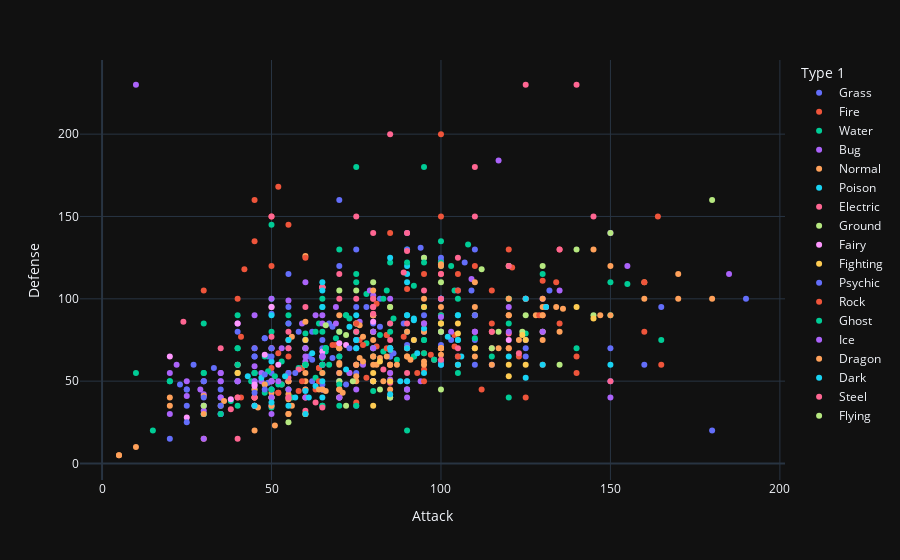

The notebook cell saved with this chart:
### Code cell
px.scatter( data_frame = df, x = 'Attack', y = 'Defense', color="Type 1", hover_name='Name', template = 'plotly_dark' )

### Figure 1 — Plotly figure (JSON) as saved in the notebook; plotly's stock layout.template omitted (floating-point values rounded to 4 significant figures)
{"data": [{"hovertemplate": "<b>%{hovertext}</b><br><br>Type 1=Grass<br>Attack=%{x}<br>Defense=%{y}<extra></extra>", "hovertext": ["Bulbasaur", "Ivysaur", "Venusaur", "VenusaurMega Venusaur", "Oddish", "Gloom", "Vileplume", "Bellsprout", "Weepinbell", "Victreebel", "Exeggcute", "Exeggutor", "Tangela", "Chikorita", "Bayleef", "Meganium", "Bellossom", "Hoppip", "Skiploom", "Jumpluff", "Sunkern", "Sunflora", "Treecko", "Grovyle", "Sceptile", "SceptileMega Sceptile", "Seedot", "Nuzleaf", "Shiftry", "Shroomish", "Breloom", "Roselia", "Cacnea", "Cacturne", "Tropius", "Turtwig", "Grotle", "Torterra", "Budew", "Roserade", "Cherubi", "Cherrim", "Carnivine", "Snover", "Abomasnow", "AbomasnowMega Abomasnow", "Tangrowth", "Leafeon", "ShayminLand Forme", "ShayminSky Forme", "Snivy", "Servine", "Serperior", "Pansage", "Simisage", "Cottonee", "Whimsicott", "Petilil", "Lilligant", "Maractus", "Foongus", "Amoonguss", "Ferroseed", "Ferrothorn", "Virizion", "Chespin", "Quilladin", "Chesnaught", "Skiddo", "Gogoat"], "legendgroup": "Grass", "marker": {"color": "#636efa", "symbol": "circle"}, "mode": "markers", "name": "Grass", "orientation": "v", "showlegend": true, "type": "scatter", "x": [49, 62, 82, 100, 50, 65, 80, 75, 90, 105, 40, 95, 55, 49, 62, 82, 80, 35, 45, 55, 30, 75, 45, 65, 85, 110, 40, 70, 100, 40, 130, 60, 85, 115, 68, 68, 89, 109, 30, 70, 35, 60, 100, 62, 92, 132, 100, 110, 100, 103, 45, 60, 75, 53, 98, 27, 67, 35, 60, 86, 55, 85, 50, 94, 90, 61, 78, 107, 65, 100], "xaxis": "x", "y": [49, 63, 83, 123, 55, 70, 85, 35, 50, 65, 80, 85, 115, 65, 80, 100, 95, 40, 50, 70, 30, 55, 35, 45, 65, 75, 50, 40, 60, 60, 80, 45, 40, 60, 83, 64, 85, 105, 35, 65, 45, 70, 72, 50, 75, 105, 125, 130, 100, 75, 55, 75, 95, 48, 63, 60, 85, 50, 75, 67, 45, 70, 91, 131, 72, 65, 95, 122, 48, 62], "yaxis": "y"}, {"hovertemplate": "<b>%{hovertext}</b><br><br>Type 1=Fire<br>Attack=%{x}<br>Defense=%{y}<extra></extra>", "hovertext": ["Charmander", "Charmeleon", "Charizard", "CharizardMega Charizard X", "CharizardMega Charizard Y", "Vulpix", "Ninetales", "Growlithe", "Arcanine", "Ponyta", "Rapidash", "Magmar", "Flareon", "Moltres", "Cyndaquil", "Quilava", "Typhlosion", "Slugma", "Magcargo", "Magby", "Entei", "Ho-oh", "Torchic", "Combusken", "Blaziken", "BlazikenMega Blaziken", "Numel", "Camerupt", "CameruptMega Camerupt", "Torkoal", "Chimchar", "Monferno", "Infernape", "Magmortar", "Heatran", "Tepig", "Pignite", "Emboar", "Pansear", "Simisear", "Darumaka", "DarmanitanStandard Mode", "DarmanitanZen Mode", "Heatmor", "Fennekin", "Braixen", "Delphox", "Fletchinder", "Talonflame", "Litleo", "Pyroar", "Volcanion"], "legendgroup": "Fire", "marker": {"color": "#EF553B", "symbol": "circle"}, "mode": "markers", "name": "Fire", "orientation": "v", "showlegend": true, "type": "scatter", "x": [52, 64, 84, 130, 104, 41, 76, 70, 110, 85, 100, 95, 130, 100, 52, 64, 84, 40, 50, 75, 115, 130, 60, 85, 120, 160, 60, 100, 120, 85, 58, 78, 104, 95, 90, 63, 93, 123, 53, 98, 90, 140, 30, 97, 45, 59, 69, 73, 81, 50, 68, 110], "xaxis": "x", "y": [43, 58, 78, 111, 78, 40, 75, 45, 80, 55, 70, 57, 60, 90, 43, 58, 78, 40, 120, 37, 85, 90, 40, 60, 70, 80, 40, 70, 100, 140, 44, 52, 71, 67, 106, 45, 55, 65, 48, 63, 45, 55, 105, 66, 40, 58, 72, 55, 71, 58, 72, 120], "yaxis": "y"}, {"hovertemplate": "<b>%{hovertext}</b><br><br>Type 1=Water<br>Attack=%{x}<br>Defense=%{y}<extra></extra>", "hovertext": ["Squirtle", "Wartortle", "Blastoise", "BlastoiseMega Blastoise", "Psyduck", "Golduck", "Poliwag", "Poliwhirl", "Poliwrath", "Tentacool", "Tentacruel", "Slowpoke", "Slowbro", "SlowbroMega Slowbro", "Seel", "Dewgong", "Shellder", "Cloyster", "Krabby", "Kingler", "Horsea", "Seadra", "Goldeen", "Seaking", "Staryu", "Starmie", "Magikarp", "Gyarados", "GyaradosMega Gyarados", "Lapras", "Vaporeon", "Totodile", "Croconaw", "Feraligatr", "Chinchou", "Lanturn", "Marill", "Azumarill", "Politoed", "Wooper", "Quagsire", "Slowking", "Qwilfish", "Corsola", "Remoraid", "Octillery", "Mantine", "Kingdra", "Suicune", "Mudkip", "Marshtomp", "Swampert", "SwampertMega Swampert", "Lotad", "Lombre", "Ludicolo", "Wingull", "Pelipper", "Carvanha", "Sharpedo", "SharpedoMega Sharpedo", "Wailmer", "Wailord", "Barboach", "Whiscash", "Corphish", "Crawdaunt", "Feebas", "Milotic", "Clamperl", "Huntail", "Gorebyss", "Relicanth", "Luvdisc", "Kyogre", "KyogrePrimal Kyogre", "Piplup", "Prinplup", "Empoleon", "Buizel", "Floatzel", "Shellos", "Gastrodon", "Finneon", "Lumineon", "Mantyke", "Palkia", "Phione", "Manaphy", "Oshawott", "Dewott", "Samurott", "Panpour", "Simipour", "Tympole", "Palpitoad", "Seismitoad", "Basculin", "Tirtouga", "Carracosta", "Ducklett", "Swanna", "Frillish", "Jellicent", "Alomomola", "KeldeoOrdinary Forme", "KeldeoResolute Forme", "Froakie", "Frogadier", "Greninja", "Clauncher", "Clawitzer"], "legendgroup": "Water", "marker": {"color": "#00cc96", "symbol": "circle"}, "mode": "markers", "name": "Water", "orientation": "v", "showlegend": true, "type": "scatter", "x": [48, 63, 83, 103, 52, 82, 50, 65, 95, 40, 70, 65, 75, 75, 45, 70, 65, 95, 105, 130, 40, 65, 67, 92, 45, 75, 10, 125, 155, 85, 65, 65, 80, 105, 38, 58, 20, 50, 75, 45, 85, 75, 95, 55, 65, 105, 40, 95, 75, 70, 85, 110, 150, 30, 50, 70, 30, 50, 90, 120, 140, 70, 90, 48, 78, 80, 120, 15, 60, 64, 104, 84, 90, 30, 100, 150, 51, 66, 86, 65, 105, 48, 83, 49, 69, 20, 120, 80, 100, 55, 75, 100, 53, 98, 50, 65, 95, 92, 78, 108, 44, 87, 40, 60, 75, 72, 72, 56, 63, 95, 53, 73], "xaxis": "x", "y": [65, 80, 100, 120, 48, 78, 40, 65, 95, 35, 65, 65, 110, 180, 55, 80, 100, 180, 90, 115, 70, 95, 60, 65, 55, 85, 55, 79, 109, 80, 60, 64, 80, 100, 38, 58, 50, 80, 75, 45, 85, 80, 75, 85, 35, 75, 70, 95, 115, 50, 70, 90, 110, 30, 50, 70, 30, 100, 20, 40, 70, 35, 45, 43, 73, 65, 85, 20, 79, 85, 105, 105, 130, 55, 90, 90, 53, 68, 88, 35, 55, 48, 68, 56, 76, 50, 100, 80, 100, 45, 60, 85, 48, 63, 40, 55, 75, 65, 103, 133, 50, 63, 50, 70, 80, 90, 90, 40, 52, 67, 62, 88], "yaxis": "y"}, {"hovertemplate": "<b>%{hovertext}</b><br><br>Type 1=Bug<br>Attack=%{x}<br>Defense=%{y}<extra></extra>", "hovertext": ["Caterpie", "Metapod", "Butterfree", "Weedle", "Kakuna", "Beedrill", "BeedrillMega Beedrill", "Paras", "Parasect", "Venonat", "Venomoth", "Scyther", "Pinsir", "PinsirMega Pinsir", "Ledyba", "Ledian", "Spinarak", "Ariados", "Yanma", "Pineco", "Forretress", "Scizor", "ScizorMega Scizor", "Shuckle", "Heracross", "HeracrossMega Heracross", "Wurmple", "Silcoon", "Beautifly", "Cascoon", "Dustox", "Surskit", "Masquerain", "Nincada", "Ninjask", "Shedinja", "Volbeat", "Illumise", "Kricketot", "Kricketune", "Burmy", "WormadamPlant Cloak", "WormadamSandy Cloak", "WormadamTrash Cloak", "Mothim", "Combee", "Vespiquen", "Yanmega", "Sewaddle", "Swadloon", "Leavanny", "Venipede", "Whirlipede", "Scolipede", "Dwebble", "Crustle", "Karrablast", "Escavalier", "Joltik", "Galvantula", "Shelmet", "Accelgor", "Durant", "Larvesta", "Volcarona", "Genesect", "Scatterbug", "Spewpa", "Vivillon"], "legendgroup": "Bug", "marker": {"color": "#ab63fa", "symbol": "circle"}, "mode": "markers", "name": "Bug", "orientation": "v", "showlegend": true, "type": "scatter", "x": [30, 20, 45, 35, 25, 90, 150, 70, 95, 55, 65, 110, 125, 155, 20, 35, 60, 90, 65, 65, 90, 130, 150, 10, 125, 185, 45, 35, 70, 35, 50, 30, 60, 45, 90, 90, 73, 47, 25, 85, 29, 59, 79, 69, 94, 30, 80, 76, 53, 63, 103, 45, 55, 100, 65, 95, 75, 135, 47, 77, 40, 70, 109, 85, 60, 120, 35, 22, 52], "xaxis": "x", "y": [35, 55, 50, 30, 50, 40, 40, 55, 80, 50, 60, 80, 100, 120, 30, 50, 40, 70, 45, 90, 140, 100, 140, 230, 75, 115, 35, 55, 50, 55, 70, 32, 62, 90, 45, 45, 55, 55, 41, 51, 45, 85, 105, 95, 50, 42, 102, 86, 70, 90, 80, 59, 99, 89, 85, 125, 45, 105, 50, 60, 85, 40, 112, 55, 65, 95, 40, 60, 50], "yaxis": "y"}, {"hovertemplate": "<b>%{hovertext}</b><br><br>Type 1=Normal<br>Attack=%{x}<br>Defense=%{y}<extra></extra>", "hovertext": ["Pidgey", "Pidgeotto", "Pidgeot", "PidgeotMega Pidgeot", "Rattata", "Raticate", "Spearow", "Fearow", "Jigglypuff", "Wigglytuff", "Meowth", "Persian", "Farfetch'd", "Doduo", "Dodrio", "Lickitung", "Chansey", "Kangaskhan", "KangaskhanMega Kangaskhan", "Tauros", "Ditto", "Eevee", "Porygon", "Snorlax", "Sentret", "Furret", "Hoothoot", "Noctowl", "Igglybuff", "Aipom", "Girafarig", "Dunsparce", "Teddiursa", "Ursaring", "Porygon2", "Stantler", "Smeargle", "Miltank", "Blissey", "Zigzagoon", "Linoone", "Taillow", "Swellow", "Slakoth", "Vigoroth", "Slaking", "Whismur", "Loudred", "Exploud", "Azurill", "Skitty", "Delcatty", "Spinda", "Swablu", "Zangoose", "Castform", "Kecleon", "Starly", "Staravia", "Staraptor", "Bidoof", "Bibarel", "Ambipom", "Buneary", "Lopunny", "LopunnyMega Lopunny", "Glameow", "Purugly", "Happiny", "Chatot", "Munchlax", "Lickilicky", "Porygon-Z", "Regigigas", "Arceus", "Patrat", "Watchog", "Lillipup", "Herdier", "Stoutland", "Pidove", "Tranquill", "Unfezant", "Audino", "AudinoMega Audino", "Minccino", "Cinccino", "Deerling", "Sawsbuck", "Bouffalant", "Rufflet", "Braviary", "MeloettaAria Forme", "MeloettaPirouette Forme", "Bunnelby", "Diggersby", "Fletchling", "Furfrou"], "legendgroup": "Normal", "marker": {"color": "#FFA15A", "symbol": "circle"}, "mode": "markers", "name": "Normal", "orientation": "v", "showlegend": true, "type": "scatter", "x": [45, 60, 80, 80, 56, 81, 60, 90, 45, 70, 45, 70, 65, 85, 110, 55, 5, 95, 125, 100, 48, 55, 60, 110, 46, 76, 30, 50, 30, 70, 80, 70, 80, 130, 80, 95, 20, 80, 10, 30, 70, 55, 85, 60, 80, 160, 51, 71, 91, 20, 45, 65, 60, 40, 115, 70, 90, 55, 75, 120, 45, 85, 100, 66, 76, 136, 55, 82, 5, 65, 85, 85, 80, 160, 120, 55, 85, 60, 80, 110, 55, 77, 115, 60, 60, 50, 95, 60, 100, 110, 83, 123, 77, 128, 36, 56, 50, 80], "xaxis": "x", "y": [40, 55, 75, 80, 35, 60, 30, 65, 20, 45, 35, 60, 55, 45, 70, 75, 5, 80, 100, 95, 48, 50, 70, 65, 34, 64, 30, 50, 15, 55, 65, 70, 50, 75, 90, 62, 35, 105, 10, 41, 61, 30, 60, 60, 80, 100, 23, 43, 63, 40, 45, 65, 60, 60, 60, 70, 70, 30, 50, 70, 40, 60, 66, 44, 84, 94, 42, 64, 5, 45, 40, 95, 70, 110, 120, 39, 69, 45, 65, 90, 50, 62, 80, 86, 126, 40, 60, 50, 70, 95, 50, 75, 77, 90, 38, 77, 43, 60], "yaxis": "y"}, {"hovertemplate": "<b>%{hovertext}</b><br><br>Type 1=Poison<br>Attack=%{x}<br>Defense=%{y}<extra></extra>", "hovertext": ["Ekans", "Arbok", "Nidoran♀", "Nidorina", "Nidoqueen", "Nidoran♂", "Nidorino", "Nidoking", "Zubat", "Golbat", "Grimer", "Muk", "Koffing", "Weezing", "Crobat", "Gulpin", "Swalot", "Seviper", "Stunky", "Skuntank", "Skorupi", "Drapion", "Croagunk", "Toxicroak", "Trubbish", "Garbodor", "Skrelp", "Dragalge"], "legendgroup": "Poison", "marker": {"color": "#19d3f3", "symbol": "circle"}, "mode": "markers", "name": "Poison", "orientation": "v", "showlegend": true, "type": "scatter", "x": [60, 85, 47, 62, 92, 57, 72, 102, 45, 80, 80, 105, 65, 90, 90, 43, 73, 100, 63, 93, 50, 90, 61, 106, 50, 95, 60, 75], "xaxis": "x", "y": [44, 69, 52, 67, 87, 40, 57, 77, 35, 70, 50, 75, 95, 120, 80, 53, 83, 60, 47, 67, 90, 110, 40, 65, 62, 82, 60, 90], "yaxis": "y"}, {"hovertemplate": "<b>%{hovertext}</b><br><br>Type 1=Electric<br>Attack=%{x}<br>Defense=%{y}<extra></extra>", "hovertext": ["Pikachu", "Raichu", "Magnemite", "Magneton", "Voltorb", "Electrode", "Electabuzz", "Jolteon", "Zapdos", "Pichu", "Mareep", "Flaaffy", "Ampharos", "AmpharosMega Ampharos", "Elekid", "Raikou", "Electrike", "Manectric", "ManectricMega Manectric", "Plusle", "Minun", "Shinx", "Luxio", "Luxray", "Pachirisu", "Magnezone", "Electivire", "Rotom", "RotomHeat Rotom", "RotomWash Rotom", "RotomFrost Rotom", "RotomFan Rotom", "RotomMow Rotom", "Blitzle", "Zebstrika", "Emolga", "Tynamo", "Eelektrik", "Eelektross", "ThundurusIncarnate Forme", "ThundurusTherian Forme", "Helioptile", "Heliolisk", "Dedenne"], "legendgroup": "Electric", "marker": {"color": "#FF6692", "symbol": "circle"}, "mode": "markers", "name": "Electric", "orientation": "v", "showlegend": true, "type": "scatter", "x": [55, 90, 35, 60, 30, 50, 83, 65, 90, 40, 40, 55, 75, 95, 63, 85, 45, 75, 75, 50, 40, 65, 85, 120, 45, 70, 123, 50, 65, 65, 65, 65, 65, 60, 100, 75, 55, 85, 115, 115, 105, 38, 55, 58], "xaxis": "x", "y": [40, 55, 70, 95, 50, 70, 57, 60, 85, 15, 40, 55, 85, 105, 37, 75, 40, 60, 80, 40, 50, 34, 49, 79, 70, 115, 67, 77, 107, 107, 107, 107, 107, 32, 63, 60, 40, 70, 80, 70, 70, 33, 52, 57], "yaxis": "y"}, {"hovertemplate": "<b>%{hovertext}</b><br><br>Type 1=Ground<br>Attack=%{x}<br>Defense=%{y}<extra></extra>", "hovertext": ["Sandshrew", "Sandslash", "Diglett", "Dugtrio", "Cubone", "Marowak", "Rhyhorn", "Rhydon", "Gligar", "Phanpy", "Donphan", "Trapinch", "Vibrava", "Flygon", "Baltoy", "Claydol", "Groudon", "GroudonPrimal Groudon", "Hippopotas", "Hippowdon", "Rhyperior", "Gliscor", "Drilbur", "Excadrill", "Sandile", "Krokorok", "Krookodile", "Stunfisk", "Golett", "Golurk", "LandorusIncarnate Forme", "LandorusTherian Forme"], "legendgroup": "Ground", "marker": {"color": "#B6E880", "symbol": "circle"}, "mode": "markers", "name": "Ground", "orientation": "v", "showlegend": true, "type": "scatter", "x": [75, 100, 55, 80, 50, 80, 85, 130, 75, 60, 120, 100, 70, 100, 40, 70, 150, 180, 72, 112, 140, 95, 85, 135, 72, 82, 117, 66, 74, 124, 125, 145], "xaxis": "x", "y": [85, 110, 25, 50, 95, 110, 95, 120, 105, 60, 120, 45, 50, 80, 55, 105, 140, 160, 78, 118, 130, 125, 40, 60, 35, 45, 80, 84, 50, 80, 90, 90], "yaxis": "y"}, {"hovertemplate": "<b>%{hovertext}</b><br><br>Type 1=Fairy<br>Attack=%{x}<br>Defense=%{y}<extra></extra>", "hovertext": ["Clefairy", "Clefable", "Cleffa", "Togepi", "Togetic", "Snubbull", "Granbull", "Togekiss", "Flabébé", "Floette", "Florges", "Spritzee", "Aromatisse", "Swirlix", "Slurpuff", "Sylveon", "Xerneas"], "legendgroup": "Fairy", "marker": {"color": "#FF97FF", "symbol": "circle"}, "mode": "markers", "name": "Fairy", "orientation": "v", "showlegend": true, "type": "scatter", "x": [45, 70, 25, 20, 40, 80, 120, 50, 38, 45, 65, 52, 72, 48, 80, 65, 131], "xaxis": "x", "y": [48, 73, 28, 65, 85, 50, 75, 95, 39, 47, 68, 60, 72, 66, 86, 65, 95], "yaxis": "y"}, {"hovertemplate": "<b>%{hovertext}</b><br><br>Type 1=Fighting<br>Attack=%{x}<br>Defense=%{y}<extra></extra>", "hovertext": ["Mankey", "Primeape", "Machop", "Machoke", "Machamp", "Hitmonlee", "Hitmonchan", "Tyrogue", "Hitmontop", "Makuhita", "Hariyama", "Meditite", "Medicham", "MedichamMega Medicham", "Riolu", "Lucario", "LucarioMega Lucario", "Timburr", "Gurdurr", "Conkeldurr", "Throh", "Sawk", "Mienfoo", "Mienshao", "Pancham", "Pangoro", "Hawlucha"], "legendgroup": "Fighting", "marker": {"color": "#FECB52", "symbol": "circle"}, "mode": "markers", "name": "Fighting", "orientation": "v", "showlegend": true, "type": "scatter", "x": [80, 105, 80, 100, 130, 120, 105, 35, 95, 60, 120, 40, 60, 100, 70, 110, 145, 80, 105, 140, 100, 125, 85, 125, 82, 124, 92], "xaxis": "x", "y": [35, 60, 50, 70, 80, 53, 79, 35, 95, 30, 60, 55, 75, 85, 40, 70, 88, 55, 85, 95, 85, 75, 50, 60, 62, 78, 75], "yaxis": "y"}, {"hovertemplate": "<b>%{hovertext}</b><br><br>Type 1=Psychic<br>Attack=%{x}<br>Defense=%{y}<extra></extra>", "hovertext": ["Abra", "Kadabra", "Alakazam", "AlakazamMega Alakazam", "Drowzee", "Hypno", "Mr. Mime", "Mewtwo", "MewtwoMega Mewtwo X", "MewtwoMega Mewtwo Y", "Mew", "Natu", "Xatu", "Espeon", "Unown", "Wobbuffet", "Lugia", "Celebi", "Ralts", "Kirlia", "Gardevoir", "GardevoirMega Gardevoir", "Spoink", "Grumpig", "Chimecho", "Wynaut", "DeoxysNormal Forme", "DeoxysAttack Forme", "DeoxysDefense Forme", "DeoxysSpeed Forme", "Chingling", "Mime Jr.", "Gallade", "GalladeMega Gallade", "Uxie", "Mesprit", "Azelf", "Cresselia", "Victini", "Munna", "Musharna", "Woobat", "Swoobat", "Sigilyph", "Gothita", "Gothorita", "Gothitelle", "Solosis", "Duosion", "Reuniclus", "Elgyem", "Beheeyem", "Espurr", "MeowsticMale", "MeowsticFemale", "HoopaHoopa Confined", "HoopaHoopa Unbound"], "legendgroup": "Psychic", "marker": {"color": "#636efa", "symbol": "circle"}, "mode": "markers", "name": "Psychic", "orientation": "v", "showlegend": true, "type": "scatter", "x": [20, 35, 50, 50, 48, 73, 45, 110, 190, 150, 100, 50, 75, 65, 72, 33, 90, 100, 25, 35, 65, 85, 25, 45, 50, 23, 150, 180, 70, 95, 30, 25, 125, 165, 75, 105, 125, 70, 100, 25, 55, 45, 57, 58, 30, 45, 55, 30, 40, 65, 55, 75, 48, 48, 48, 110, 160], "xaxis": "x", "y": [15, 30, 45, 65, 45, 70, 65, 90, 100, 70, 100, 45, 70, 60, 48, 58, 130, 100, 25, 35, 65, 65, 35, 65, 70, 48, 50, 20, 160, 90, 50, 45, 65, 95, 130, 105, 70, 120, 100, 45, 85, 43, 55, 80, 50, 70, 95, 40, 50, 75, 55, 75, 54, 76, 76, 60, 60], "yaxis": "y"}, {"hovertemplate": "<b>%{hovertext}</b><br><br>Type 1=Rock<br>Attack=%{x}<br>Defense=%{y}<extra></extra>", "hovertext": ["Geodude", "Graveler", "Golem", "Onix", "Omanyte", "Omastar", "Kabuto", "Kabutops", "Aerodactyl", "AerodactylMega Aerodactyl", "Sudowoodo", "Larvitar", "Pupitar", "Tyranitar", "TyranitarMega Tyranitar", "Nosepass", "Lunatone", "Solrock", "Lileep", "Cradily", "Anorith", "Armaldo", "Regirock", "Cranidos", "Rampardos", "Shieldon", "Bastiodon", "Bonsly", "Probopass", "Roggenrola", "Boldore", "Gigalith", "Archen", "Archeops", "Terrakion", "Binacle", "Barbaracle", "Tyrunt", "Tyrantrum", "Amaura", "Aurorus", "Carbink", "Diancie", "DiancieMega Diancie"], "legendgroup": "Rock", "marker": {"color": "#EF553B", "symbol": "circle"}, "mode": "markers", "name": "Rock", "orientation": "v", "showlegend": true, "type": "scatter", "x": [80, 95, 120, 45, 40, 60, 80, 115, 105, 135, 100, 64, 84, 134, 164, 45, 55, 95, 41, 81, 95, 125, 100, 125, 165, 42, 52, 80, 55, 75, 105, 135, 112, 140, 129, 52, 105, 89, 121, 59, 77, 50, 100, 160], "xaxis": "x", "y": [100, 115, 130, 160, 100, 125, 90, 105, 65, 85, 115, 50, 70, 110, 150, 135, 65, 85, 77, 97, 50, 100, 200, 40, 60, 118, 168, 95, 145, 85, 105, 130, 45, 65, 90, 67, 115, 77, 119, 50, 72, 150, 150, 110], "yaxis": "y"}, {"hovertemplate": "<b>%{hovertext}</b><br><br>Type 1=Ghost<br>Attack=%{x}<br>Defense=%{y}<extra></extra>", "hovertext": ["Gastly", "Haunter", "Gengar", "GengarMega Gengar", "Misdreavus", "Shuppet", "Banette", "BanetteMega Banette", "Duskull", "Dusclops", "Drifloon", "Drifblim", "Mismagius", "Spiritomb", "Dusknoir", "GiratinaAltered Forme", "GiratinaOrigin Forme", "Yamask", "Cofagrigus", "Litwick", "Lampent", "Chandelure", "Phantump", "Trevenant", "PumpkabooAverage Size", "PumpkabooSmall Size", "PumpkabooLarge Size", "PumpkabooSuper Size", "GourgeistAverage Size", "GourgeistSmall Size", "GourgeistLarge Size", "GourgeistSuper Size"], "legendgroup": "Ghost", "marker": {"color": "#00cc96", "symbol": "circle"}, "mode": "markers", "name": "Ghost", "orientation": "v", "showlegend": true, "type": "scatter", "x": [35, 50, 65, 65, 60, 75, 115, 165, 40, 70, 50, 80, 60, 92, 100, 100, 120, 30, 50, 30, 40, 55, 70, 110, 66, 66, 66, 66, 90, 85, 95, 100], "xaxis": "x", "y": [30, 45, 60, 80, 60, 35, 65, 75, 90, 130, 34, 44, 60, 108, 135, 120, 100, 85, 145, 55, 60, 90, 48, 76, 70, 70, 70, 70, 122, 122, 122, 122], "yaxis": "y"}, {"hovertemplate": "<b>%{hovertext}</b><br><br>Type 1=Ice<br>Attack=%{x}<br>Defense=%{y}<extra></extra>", "hovertext": ["Jynx", "Articuno", "Swinub", "Piloswine", "Delibird", "Smoochum", "Snorunt", "Glalie", "GlalieMega Glalie", "Spheal", "Sealeo", "Walrein", "Regice", "Glaceon", "Mamoswine", "Froslass", "Vanillite", "Vanillish", "Vanilluxe", "Cubchoo", "Beartic", "Cryogonal", "Bergmite", "Avalugg"], "legendgroup": "Ice", "marker": {"color": "#ab63fa", "symbol": "circle"}, "mode": "markers", "name": "Ice", "orientation": "v", "showlegend": true, "type": "scatter", "x": [50, 85, 50, 100, 55, 30, 50, 80, 120, 40, 60, 80, 50, 60, 130, 80, 50, 65, 95, 70, 110, 50, 69, 117], "xaxis": "x", "y": [35, 100, 40, 80, 45, 15, 50, 80, 80, 50, 70, 90, 100, 110, 80, 70, 50, 65, 85, 40, 80, 30, 85, 184], "yaxis": "y"}, {"hovertemplate": "<b>%{hovertext}</b><br><br>Type 1=Dragon<br>Attack=%{x}<br>Defense=%{y}<extra></extra>", "hovertext": ["Dratini", "Dragonair", "Dragonite", "Altaria", "AltariaMega Altaria", "Bagon", "Shelgon", "Salamence", "SalamenceMega Salamence", "Latias", "LatiasMega Latias", "Latios", "LatiosMega Latios", "Rayquaza", "RayquazaMega Rayquaza", "Gible", "Gabite", "Garchomp", "GarchompMega Garchomp", "Axew", "Fraxure", "Haxorus", "Druddigon", "Reshiram", "Zekrom", "Kyurem", "KyuremBlack Kyurem", "KyuremWhite Kyurem", "Goomy", "Sliggoo", "Goodra", "Zygarde50% Forme"], "legendgroup": "Dragon", "marker": {"color": "#FFA15A", "symbol": "circle"}, "mode": "markers", "name": "Dragon", "orientation": "v", "showlegend": true, "type": "scatter", "x": [64, 84, 134, 70, 110, 75, 95, 135, 145, 80, 100, 90, 130, 150, 180, 70, 90, 130, 170, 87, 117, 147, 120, 120, 150, 130, 170, 120, 50, 75, 100, 100], "xaxis": "x", "y": [45, 65, 95, 90, 110, 60, 100, 80, 130, 90, 120, 80, 100, 90, 100, 45, 65, 95, 115, 60, 70, 90, 90, 100, 120, 90, 100, 90, 35, 53, 70, 121], "yaxis": "y"}, {"hovertemplate": "<b>%{hovertext}</b><br><br>Type 1=Dark<br>Attack=%{x}<br>Defense=%{y}<extra></extra>", "hovertext": ["Umbreon", "Murkrow", "Sneasel", "Houndour", "Houndoom", "HoundoomMega Houndoom", "Poochyena", "Mightyena", "Sableye", "SableyeMega Sableye", "Absol", "AbsolMega Absol", "Honchkrow", "Weavile", "Darkrai", "Purrloin", "Liepard", "Scraggy", "Scrafty", "Zorua", "Zoroark", "Pawniard", "Bisharp", "Vullaby", "Mandibuzz", "Deino", "Zweilous", "Hydreigon", "Inkay", "Malamar", "Yveltal"], "legendgroup": "Dark", "marker": {"color": "#19d3f3", "symbol": "circle"}, "mode": "markers", "name": "Dark", "orientation": "v", "showlegend": true, "type": "scatter", "x": [65, 85, 95, 60, 90, 90, 55, 90, 75, 85, 130, 150, 125, 120, 90, 50, 88, 75, 90, 65, 105, 85, 125, 55, 65, 65, 85, 105, 54, 92, 131], "xaxis": "x", "y": [110, 42, 55, 30, 50, 90, 35, 70, 75, 125, 60, 60, 52, 65, 90, 37, 50, 70, 115, 40, 60, 70, 100, 75, 105, 50, 70, 90, 53, 88, 95], "yaxis": "y"}, {"hovertemplate": "<b>%{hovertext}</b><br><br>Type 1=Steel<br>Attack=%{x}<br>Defense=%{y}<extra></extra>", "hovertext": ["Steelix", "SteelixMega Steelix", "Skarmory", "Mawile", "MawileMega Mawile", "Aron", "Lairon", "Aggron", "AggronMega Aggron", "Beldum", "Metang", "Metagross", "MetagrossMega Metagross", "Registeel", "Jirachi", "Bronzor", "Bronzong", "Dialga", "Klink", "Klang", "Klinklang", "Cobalion", "Honedge", "Doublade", "AegislashBlade Forme", "AegislashShield Forme", "Klefki"], "legendgroup": "Steel", "marker": {"color": "#FF6692", "symbol": "circle"}, "mode": "markers", "name": "Steel", "orientation": "v", "showlegend": true, "type": "scatter", "x": [85, 125, 80, 85, 105, 70, 90, 110, 140, 55, 75, 135, 145, 75, 100, 24, 89, 120, 55, 80, 100, 90, 80, 110, 150, 50, 80], "xaxis": "x", "y": [200, 230, 140, 85, 125, 100, 140, 180, 230, 80, 100, 130, 150, 150, 100, 86, 116, 120, 70, 95, 115, 129, 100, 150, 50, 150, 91], "yaxis": "y"}, {"hovertemplate": "<b>%{hovertext}</b><br><br>Type 1=Flying<br>Attack=%{x}<br>Defense=%{y}<extra></extra>", "hovertext": ["TornadusIncarnate Forme", "TornadusTherian Forme", "Noibat", "Noivern"], "legendgroup": "Flying", "marker": {"color": "#B6E880", "symbol": "circle"}, "mode": "markers", "name": "Flying", "orientation": "v", "showlegend": true, "type": "scatter", "x": [115, 100, 30, 70], "xaxis": "x", "y": [70, 80, 35, 80], "yaxis": "y"}], "layout": {"legend": {"title": {"text": "Type 1"}, "tracegroupgap": 0}, "margin": {"t": 60}, "xaxis": {"anchor": "y", "domain": [0, 1], "title": {"text": "Attack"}}, "yaxis": {"anchor": "x", "domain": [0, 1], "title": {"text": "Defense"}}}}
